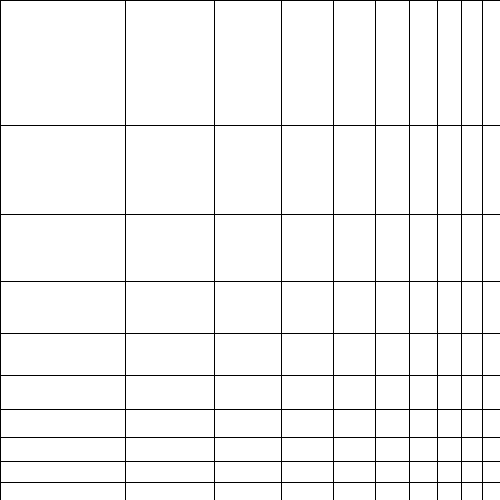
Frame 1 (no input)
Frame 60 (the mouse pressed at the canvas centre just before this capture): identical to frame 1, image omitted
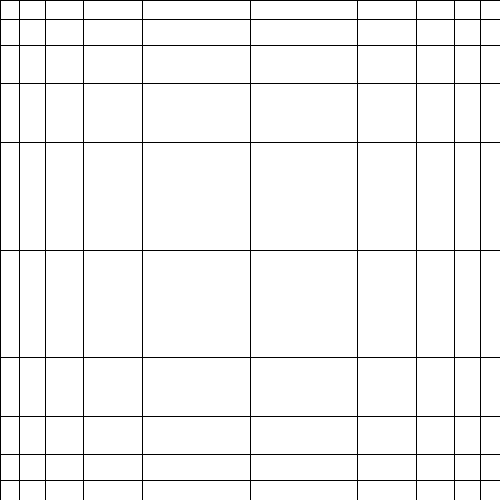
Frame 120 (the mouse held since frame 60 and released just before this capture)

The Processing sketch that drew these frames (run headless with seeded random() and noise(); from frame 60 on, the mouse is pressed at the canvas centre):

// Processing sketch: Axis_Fisheye
// ── Axis_Fisheye.pde
//based on this site https://github.com/d3/d3-plugins/blob/master/fisheye/fisheye.js

Fisheye fisheye;
float gridS = 50;//grid size

void setup(){
  size(500, 500);
  fisheye = new Fisheye(2);
  fisheye.focus = width/2;
}

void draw(){
  background(255);
  //ellipse(width/2, height/2, 10, 10);
  //ellipse(mouseX, mouseY, 10, 10);
  //ellipse(result.x, result.y, result.z*10, result.z*10);
  fisheye.focus = mouseX;
  for(int i=0; i<=width; i+=gridS){
    float movedx = fisheye.transform(i,0,width);
    line(movedx, 0, movedx, height);
  }
  
  fisheye.focus = mouseY;
  for(int j=0; j<=height; j+=gridS){
    float movedy = fisheye.transform(j,0,height);
    line(0, movedy, width, movedy);
  }
}

class Fisheye{
  float distortion;
  float k0, k1;
  float focus;
  
  Fisheye(float distortion){
    this.distortion = distortion;
  }
  
  float transform(float x, float min, float max) {
    boolean left = x < focus;
    float m = left ? focus - min : max - focus;
    if(m == 0) m = max - min;
    return (left ? -1 : 1) * m * (distortion + 1) / (distortion + (m / abs(x - focus))) + focus;
  }
}
